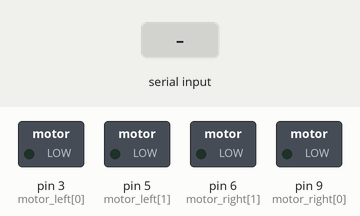
The sketch below on a simulated Arduino Uno, built with avr-gcc and run on an emulated ATmega328P. Shown: switched loads named in the sketch (green lamp = pin HIGH). The test bench sets the inputs (shaded band). What the sketch prints to the serial monitor is not drawn.

Above: at 1.2 s.
1.3 s: "1" received over Serial
At 2.5 s:
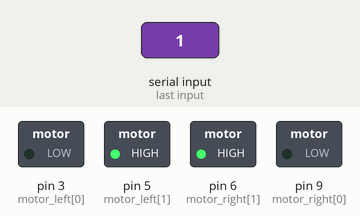
2.8 s: "3" received over Serial
At 3.8 s:
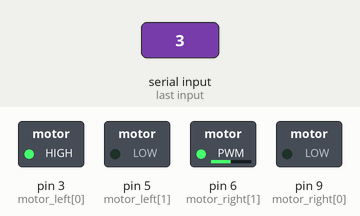
4.3 s: "4" received over Serial
At 4.9 s:
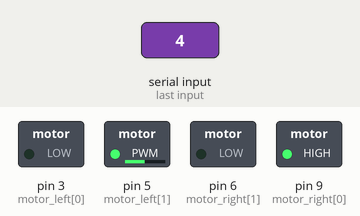
5.8 s: "2" received over Serial
At 6.1 s:
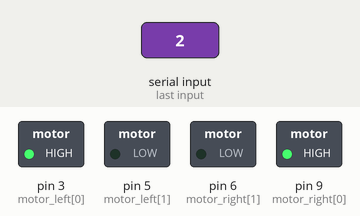
7.3 s: "1" received over Serial
At 8.4 s:
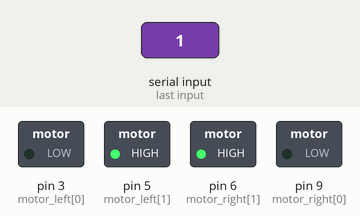
Timing chart, 0 to 9.8 s (numbered marks = the images above; inputs shaded):
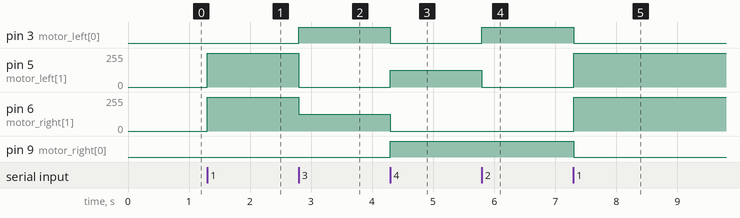

Measured:
- after the input at 1.3 s, pin 5 (motor_left[1]), pin 6 (motor_right[1]): 0/255 → 255/255 at once
- after the input at 2.8 s, pin 3 (motor_left[0]): LOW → HIGH at once; pin 5 (motor_left[1]): 255/255 → 0/255 at once; pin 6 (motor_right[1]): 255/255 → 125/255 at once
- after the input at 4.3 s, pin 3 (motor_left[0]): HIGH → LOW at once; pin 5 (motor_left[1]): 0/255 → 125/255 at once; pin 6 (motor_right[1]): 125/255 → 0/255 at once; pin 9 (motor_right[0]): LOW → HIGH at once
- after the input at 5.8 s, pin 3 (motor_left[0]): LOW → HIGH at once; pin 5 (motor_left[1]): 125/255 → 0/255 at once
- after the input at 7.3 s, pin 3 (motor_left[0]), pin 9 (motor_right[0]): HIGH → LOW at once; pin 5 (motor_left[1]), pin 6 (motor_right[1]): 0/255 → 255/255 at once

The sketch:

controll_bush_motor.ino
```cpp
int motor_left[] ={3,5};
int motor_right[] ={9,6};
int command = 0;
int PWMSpeed = 125;

void setup() {
  Serial.begin(9600);
  // put your setup code here, to run once:

  //Configure Bluetooth Reciver RX

  pinMode(0,INPUT_PULLUP);

  for(int i=0;i<2;i++){
    pinMode(motor_left[i],OUTPUT);
    pinMode(motor_right[i],OUTPUT);
  }

  motor_stop();
}

void loop() {
  // put your main code here, to run repeatedly:


  if(Serial.available() > 0){
      command = Serial.read();

      Serial.print(command);

     switch(command){

        case '1' :
          drive_forward();
          break;

        case '2' :
       drive_backward();
          break;

          case '3' :
            turn_right();
          break;

          case '4' :
         turn_left();
          break;

           case '0' :
         motor_stop();
          break;

         default :
         motor_stop();
         break;

        }

    }

//drive_backward();
//forwardLeft();
//forwardRight();
//
//backwardRight();
//backwardLeft();


}

void motor_stop(){
  Serial.print("Motor -- Stop \n");
    digitalWrite(motor_left[0],LOW);
    digitalWrite(motor_left[1],LOW);

    digitalWrite(motor_right[0], LOW);
    digitalWrite(motor_right[1], LOW);
  }


  void turn_right(){

    Serial.print("Motor :  RIGHT\n");

    digitalWrite(motor_right[0], LOW);
    analogWrite(motor_right[1], PWMSpeed);

    digitalWrite(motor_left[0], PWMSpeed);
    analogWrite(motor_left[1], LOW);
  }


  void drive_forward(){
      Serial.print("Motor- Drive Farward");


      digitalWrite(motor_left[0], LOW);
      digitalWrite(motor_left[1], HIGH);

      digitalWrite(motor_right[0], LOW);
      digitalWrite(motor_right[1], HIGH);

    }

    void turn_left() {
      //left
    Serial.print("Motor :  LEFT\n");
      digitalWrite(motor_left[0], LOW);
    analogWrite(motor_left[1], PWMSpeed);

    digitalWrite(motor_right[0], PWMSpeed);
    analogWrite(motor_right[1], LOW);

}


    void drive_backward(){
      Serial.print("Motor- Drive Farward");


      digitalWrite(motor_left[0], HIGH);
      digitalWrite(motor_left[1], LOW);

      digitalWrite(motor_right[0], HIGH);
      digitalWrite(motor_right[1], LOW);

    }


   void forwardLeft(){

      Serial.print("Motor- Drive Farward Left");
      digitalWrite(motor_left[0], LOW);
      digitalWrite(motor_left[1], HIGH);

    }


    void backwardLeft(){

      Serial.print("Motor- Drive BackWard Left");
      digitalWrite(motor_left[0], HIGH);
      digitalWrite(motor_left[1], LOW);

    }


   void forwardRight(){
      Serial.print("Motor- Drive Farward Right");
      digitalWrite(motor_right[0], LOW);
      digitalWrite(motor_right[1], HIGH);
    }

  void backwardRight(){
      Serial.print("Motor- Drive Backward Right");
      digitalWrite(motor_right[0], HIGH);
      digitalWrite(motor_right[1], LOW);
    }
```
